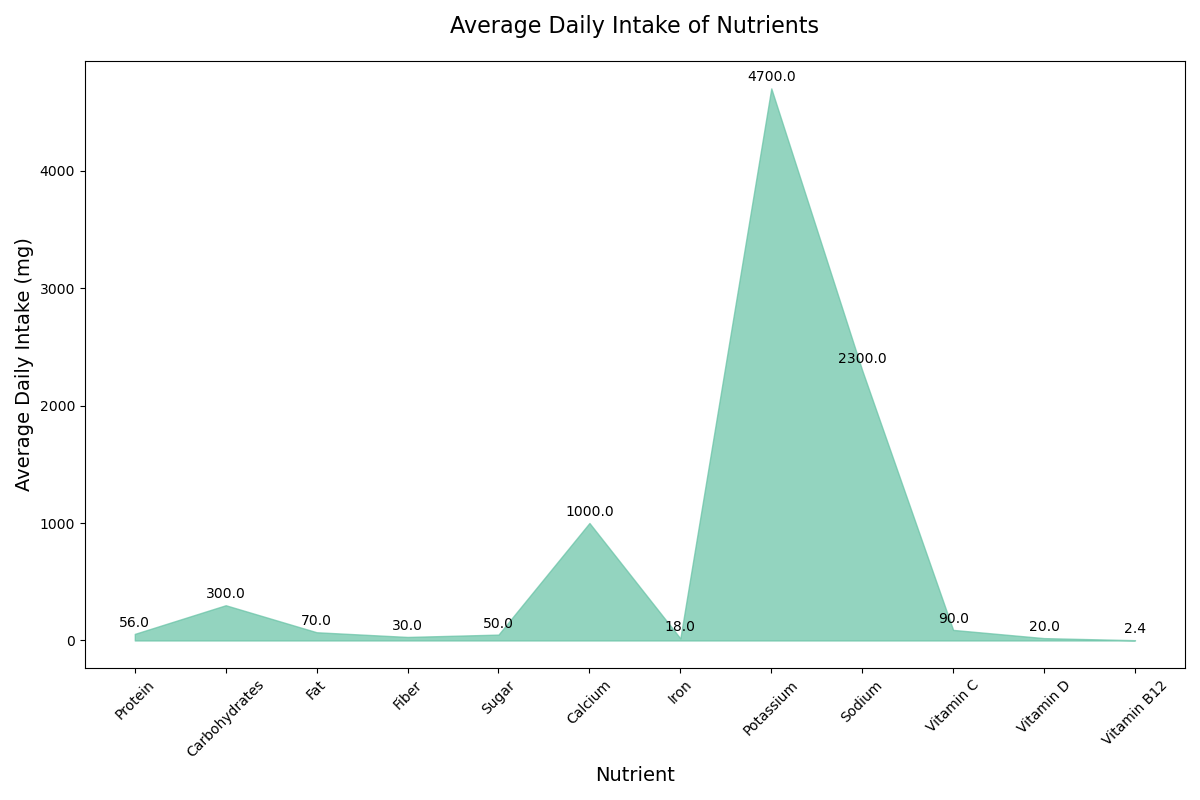

The Python source for this figure:

import matplotlib.pyplot as plt
import pandas as pd

# Data
data = {
    "Nutrient": ["Protein", "Carbohydrates", "Fat", "Fiber", "Sugar", "Calcium", "Iron", "Potassium", "Sodium", "Vitamin C", "Vitamin D", "Vitamin B12"],
    "Average Daily Intake (mg)": [56, 300, 70, 30, 50, 1000, 18, 4700, 2300, 90, 20, 2.4]
}

# Create DataFrame
df = pd.DataFrame(data)

# Plot
fig, ax = plt.subplots(figsize=(12, 8))

# Area chart
ax.fill_between(df['Nutrient'], df['Average Daily Intake (mg)'], color='#66c2a5', alpha=0.7)

# Titles and labels
ax.set_title('Average Daily Intake of Nutrients', fontsize=16, pad=20)
ax.set_xlabel('Nutrient', fontsize=14)
ax.set_ylabel('Average Daily Intake (mg)', fontsize=14)

# Annotations
for i, txt in enumerate(df['Average Daily Intake (mg)']):
    ax.annotate(txt, (df['Nutrient'][i], df['Average Daily Intake (mg)'][i]), textcoords="offset points", xytext=(0,5), ha='center')

# Display the plot
plt.xticks(rotation=45)
plt.tight_layout()
plt.show()
